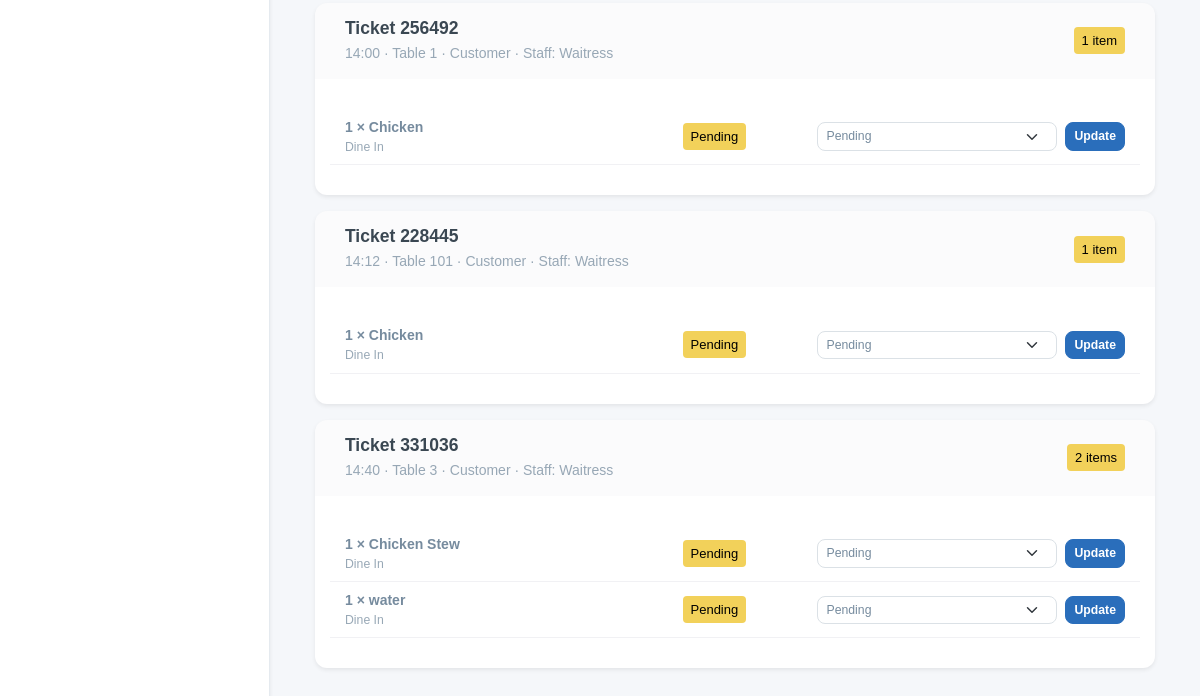
Page /kitchen/ (lower part) on the earlier database version.
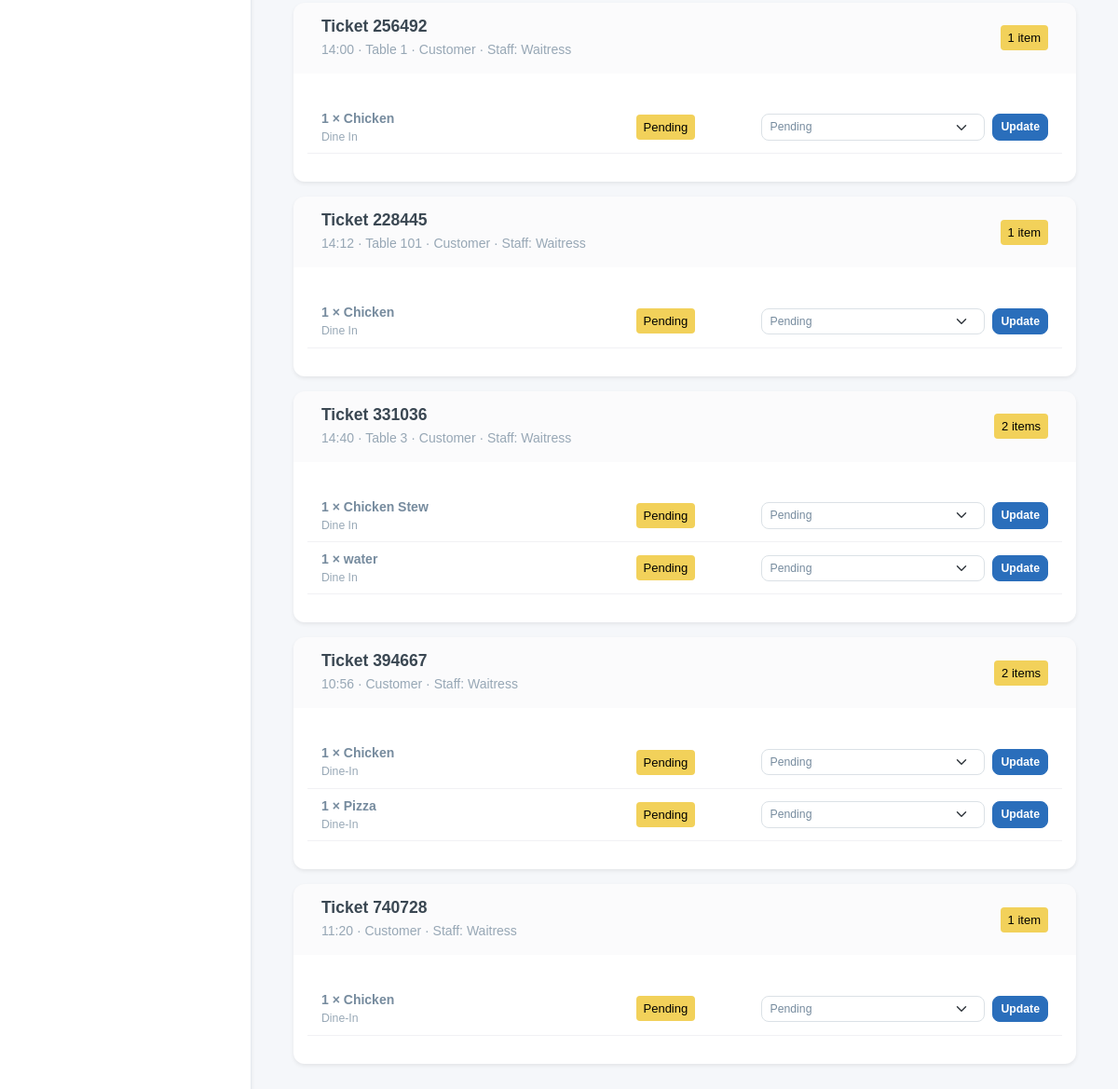
Same page on the later database version.
### inventory/models.py (models this page shows, shortened)
class OrderTransaction(models.Model):
    pay_mode = (
        ("NO PAYMENT", "NO PAYMENT"),
        ("CASH", "CASH"),
        ("MOMO PAY", "MOMO PAY"),
        ("AIRTEL PAY", "AIRTEL PAY"),
        ("INVOICE", "INVOICE"),
        ("ON ACCOMMODATION", "ON ACCOMMODATION"),
    )
    random_id = models.CharField(max_length=6, unique=True, editable=False, default=generate_random_id)
    customer_name = models.CharField(max_length=255, blank=True, null=True, default="Customer")
    served_by = models.CharField(
        max_length=255, blank=True, null=True, default="Waitress")
    dining_area = models.ForeignKey(DiningArea, on_delete=models.SET_NULL, null=True, blank=True)
    table = models.ForeignKey(Table, on_delete=models.SET_NULL, null=True, blank=True )
    special_notes = models.TextField(default="Null")
    created = models.DateTimeField(default=now, blank=True, null=True)
    payment_mode = models.CharField(default="NO PAYMENT", max_length=50, choices=pay_mode)
    transaction_id = models.CharField(blank=True, null=True, max_length=100, help_text="Transaction ID / Invoice Number")
    created_by = models.ForeignKey(User, on_delete=models.SET_NULL, null=True, blank=True)
    updated = models.DateField(auto_now=True, blank=True, null=True)
    class Meta:
        ordering = ['-created']

class Table(models.Model):
    table_number = models.IntegerField()
    dining_area = models.ForeignKey(DiningArea, on_delete=models.CASCADE, related_name='tables')
    capacity = models.IntegerField()  # Number of seats at the table
    is_available = models.BooleanField(default=True)

class OrderItem(models.Model):
    ORDER_TYPE_CHOICES = [
        ('Dine-In', 'Dine-In'),
        ('Take-Away', 'Take-Away'),
    ]
    SPECIAL_NOTES_CHOICES = [
        ('nothing', 'Nothing'),
        ('strongly spiced', 'Strongly Spiced'),
        ('midly spiced', 'Mildly Spiced'),
        ('chips', 'Chips'),
        ('rice', 'Rice'),
        ('posho', 'Posho'),
        ('rice_posho', 'Rice + Posho'),
        ('chips_rice', 'Chips + Rice'),
        ('chips_posho', 'Chips + Posho'),
    ]
    order = models.ForeignKey('OrderTransaction', on_delete=models.CASCADE, related_name='order_items')
    menu_item = models.ForeignKey('MenuItem', on_delete=models.CASCADE, null=True, blank=True)
    order_date = models.DateTimeField(auto_now_add=True)
    customer_name = models.CharField(max_length=255, blank=True, null=True, default="Customer")
    dining_area = models.ForeignKey('DiningArea', on_delete=models.SET_NULL, null=True, blank=True)
    table = models.ForeignKey('Table', on_delete=models.SET_NULL, null=True, blank=True)
    unit_price = models.DecimalField(max_digits=10, decimal_places=2, null=True, blank=True)
    total_price = models.DecimalField(max_digits=10, decimal_places=2, default=Decimal('0.00'))
    quantity = models.IntegerField(blank=True, null=True)
    status = models.CharField(
        max_length=50,
        choices=[('Pending', 'Pending'), ('Preparing', 'Preparing'), ('Cooked', 'Completed'), ('Served', 'Served'), ('Cancelled', 'Cancelled')],
        default='Pending'
    )
    special_notes = models.CharField(
        max_length=50,
        choices=SPECIAL_NOTES_CHOICES,
        default="nothing",
        blank=True,
        null=True
    )
    order_type = models.CharField(
        max_length=10,
        choices=ORDER_TYPE_CHOICES,
        default='Dine-In'
    )
    updated = models.DateTimeField(auto_now=True, blank=True, null=True)
    class Meta:
        verbose_name = 'Order Item'
        verbose_name_plural = 'Order Items'
        ordering = ['-order_date']

class MenuItem(models.Model):
    category = models.ForeignKey(Category, on_delete=models.CASCADE, related_name="menu_items")
    name = models.CharField(max_length=100)
    description = models.TextField()
    price = models.DecimalField(max_digits=10, decimal_places=2, default=Decimal('0.00'))
    is_available = models.BooleanField(default=True)
    image_url = models.ImageField(blank=True, null=True, upload_to="menu_items")
    class Meta:
        ordering = ['name']

### kitchen/views.py (the view)
# urls.py: path("", views.kitchen, name='kitchen'),
def kitchen(request):
    active_statuses = ("Pending", "Preparing", "Cooked")
    tickets = (
        OrderTransaction.objects
        .filter(order_items__status__in=active_statuses)
        .distinct()
        .prefetch_related(
            Prefetch(
                "order_items",
                queryset=OrderItem.objects.filter(
                    status__in=active_statuses,
                ).select_related("menu_item").order_by("id"),
                to_attr="kitchen_items",
            )
        )
        .order_by("created", "id")
    )
    template = "kitchen/_tickets.html" if request.GET.get("partial") == "1" else "kitchen.html"
    return render(request, template, {
        "tickets": tickets,
        "status_choices": OrderItem._meta.get_field("status").choices,
    })

### kitchen/templates/kitchen.html (shortened to what this page needs)
{% extends 'base.html' %}
{% block content %}
<div class="container-fluid py-3">
  <div id="kitchen-tickets">
    {% include 'kitchen/_tickets.html' %}
  </div>
</div>
{% endblock %}

### kitchen/templates/kitchen/_tickets.html (shortened to what this page needs)
{% for ticket in tickets %}
<article class="card mb-3" data-ticket-id="{{ ticket.pk }}" data-ticket-label="Ticket {{ ticket.random_id }}" data-order-items="{% for item in ticket.kitchen_items %}{{ item.id }}{% if not forloop.last %},{% endif %}{% endfor %}">
  <div class="card-header d-flex flex-wrap justify-content-between align-items-center gap-2">
    <div>
      <h2 class="h5 mb-1">Ticket {{ ticket.random_id }}</h2>
      <span class="text-muted">
        {{ ticket.created|date:"H:i" }}
        {% if ticket.table %} · Table {{ ticket.table.table_number }}{% endif %}
        {% if ticket.customer_name %} · {{ ticket.customer_name }}{% endif %}
        {% if ticket.served_by %} · Staff: {{ ticket.served_by }}{% endif %}
      </span>
    </div>
    <span class="badge text-bg-warning">{{ ticket.kitchen_items|length }} item{{ ticket.kitchen_items|length|pluralize }}</span>
  </div>
  <div class="card-body">
    {% for item in ticket.kitchen_items %}
    <div class="row align-items-center border-bottom py-2">
      <div class="col-md-5">
        <strong>{{ item.quantity }} × {{ item.menu_item.name|default:"Menu item unavailable" }}</strong>
        <div class="small text-muted">{{ item.get_order_type_display }}</div>
      </div>
      <div class="col-md-2">
        <span class="badge {% if item.status == 'Pending' %}text-bg-warning{% elif item.status == 'Preparing' %}text-bg-primary{% else %}text-bg-success{% endif %}">
          {{ item.get_status_display }}
        </span>
      </div>
      <div class="col-md-5">
        <form action="{% url 'update_order_status' item.id %}" method="post" class="d-flex gap-2">
          <select id="status-{{ item.id }}" name="status" class="form-select form-select-sm">
            {% for value, label in status_choices %}
            <option value="{{ value }}" {% if item.status == value %}selected{% endif %}>{{ label }}</option>
            {% endfor %}
          </select>
          <button type="submit" class="btn btn-sm btn-primary text-nowrap">Update</button>
        </form>
      </div>
    </div>
    {% endfor %}
  </div>
</article>
{% empty %}
<div class="card">
  <div class="card-body text-center text-muted py-5">No active kitchen tickets.</div>
</div>
{% endfor %}

Differences in the rows shown:
added OrderTransaction: random_id "394667", created "10:56", customer_name "Customer", served_by "Waitress", kitchen_items|length "2"
added OrderItem: quantity "1", menu_item.name "Chicken", order_type "Dine-In", status "Pending", shown under "394667"
added OrderItem: quantity "1", menu_item.name "Pizza", order_type "Dine-In", status "Pending", shown under "394667"
added OrderTransaction: random_id "740728", created "11:20", customer_name "Customer", served_by "Waitress", kitchen_items|length "1"
added OrderItem: quantity "1", menu_item.name "Chicken", order_type "Dine-In", status "Pending", shown under "740728"
